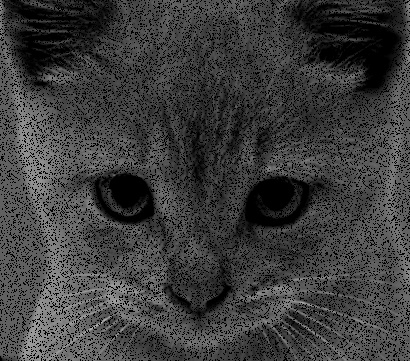
%> input picture Project 4/brightness_down.jpg, 410 x 361 px
$ octave --eval "result = low_pass_filter('brightness_down.jpg');"   (GNU Octave 9; MATLAB toolbox functions it lacks are replaced by stand-ins)
%> lines starting %> are read from the running program, lines starting %| are printed output that depends on the picture
function [ high_pass ] = low_pass_filter( image )
%> called with image = 'brightness_down.jpg'
    % Detailed explanation goes here
    image_matrix = imread(image);
%> image_matrix is the input picture: size 361x410 uint8; min 0, max 185, mean 60.7
    title('Image before High-pass Filtering');
    figure;imshow(image);
    image_matrix = double(rgb2gray(image_matrix));
%> image_matrix: size 361x410 double
    sigma = 9;
    sizei = 101;
    [x,y] = meshgrid(-sizei/2:sizei/2, -sizei/2:sizei/2);
    constant = 1/(2*pi*sigma*sigma);
    kernel = constant*exp( -(y.^2 + x.^2 )/(2 * sigma * sigma));
    % Normalize
    kernel = kernel/sum(kernel(:));
    image_matrix_low = conv2(image_matrix, kernel, 'same');
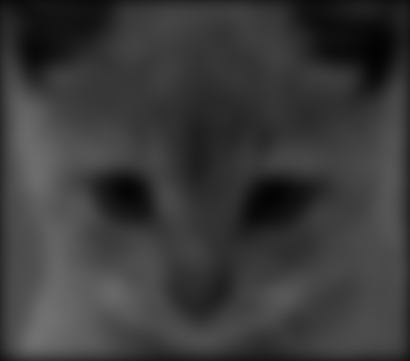
%> image_matrix_low: size 361x410 double; min 3.58, max 113.2, mean 58.1
    F = fft2(image_matrix_low);
    image_matrix2 = fft2(image_matrix);
    image_matrix2_high = image_matrix2 - F;
    high_pass = ifft2(image_matrix2_high);
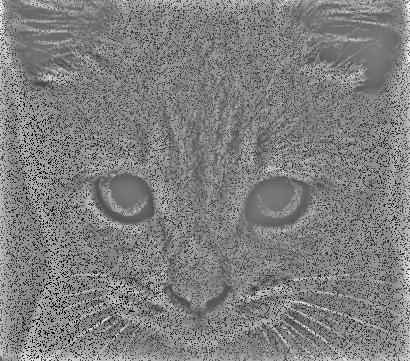
%> high_pass: size 361x410 double; min -113.2, max 117.4, mean 2.5; drawn with min black and max white
    title('Image after High-pass Filtering');
    figure; imshow(high_pass, []);
end

 % used https://stackoverflow.com/questions/48260691/creating-a-high-pass-filter-in-matlab
